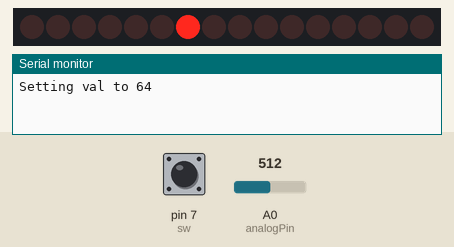
Recording of a sketch running on a simulated Arduino Uno, built with avr-gcc and run on an emulated ATmega328P. Parts: 16 shift-register outputs drawn as a row of LEDs (first output left, lit = HIGH), the last lines printed to the serial monitor. Wiring (inferred from the names in the program): 2 × shift register (74HC595): data pin 11; shift clock pin 13; latch pin 10. Wiring (inferred from the signals the program sends): row of LEDs: on Q0, Q1, Q2, Q3, Q4, Q5, Q6, Q7, Q8, Q9, Q10, Q11, Q12, Q13, Q14, Q15. Inputs (shaded band) come from the test bench; at power-on: A0 (analogPin) = 512, pin 7 (sw) HIGH.

Above: at 3.2 s.
3.3 s: A0 (analogPin) set to 716
At 3.6 s:
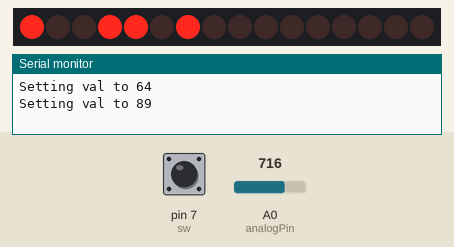
6.3 s: A0 (analogPin) set to 900
At 7.1 s:
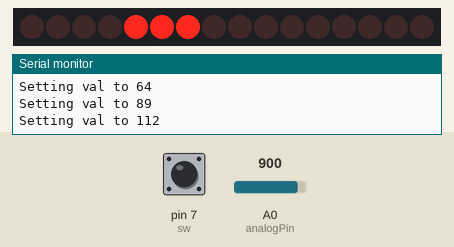
7.8 s: pin 7 (sw) pulsed LOW 5 times (0.12 s each, 0.3 s apart)
At 9.6 s:
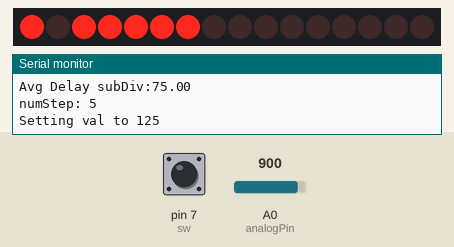
10.8 s: pin 7 (sw) pulled LOW for 1 s
At 11.5 s:
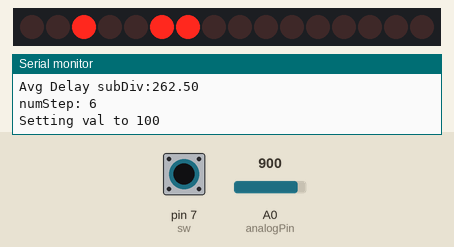
Timing chart, 0 to 13.8 s (numbered marks = the images above; inputs shaded):
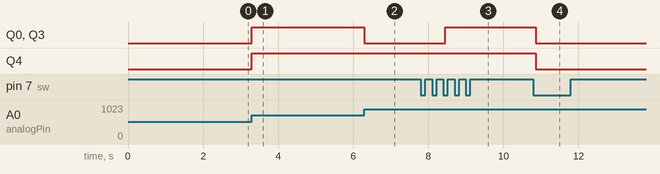

Measured:
- after the input at 3.3 s, Q0, Q3, Q4: LOW → HIGH at once
- after the input at 6.3 s, Q0, Q3: HIGH → LOW at once
- after the input at 7.8 s, Q0, Q3: LOW → HIGH after 0.66 s
- after the input at 10.8 s, Q0, Q3, Q4: HIGH → LOW after 0.06 s

The sketch:

attiny_digipot.ino
```cpp
/*
  byte CS = 1;
  byte dataPin  = 2;
  byte clockPin  = 0;
  byte analogPin  = 3;
  byte sw = 7;
*/

byte CS = 10;
byte dataPin  = 11;
byte clockPin  = 13;

#define analogPin A0        ///>  Set Analog Read Potentiometer pin
#define sdPin A1            ///>  Set Sub Div analog read pin
byte sw = 7;                ///>  Set swtich input pin

void setup() {
  pinMode(CS, OUTPUT);
  pinMode(dataPin, OUTPUT);
  pinMode(clockPin, OUTPUT);
  pinMode(analogPin, INPUT);
  pinMode(sw, INPUT);

  digitalWrite(sw, HIGH);

  delay(200);
  Serial.begin(9600);
  delay(200);
}

int lastVal = 0;
bool hasChanged = false;

/*
   0: Timer Pot
   1: Tap Switch
*/
byte lastAccess = 0;

unsigned int db = 100;
unsigned long dbTime = millis();

unsigned long pressMillis = millis();
byte cnt = 0;
byte numStep = 0;
unsigned long mArr[2] = {0, 0};
unsigned long lastMillis = millis();
unsigned long maxReadTime = 4000;

//unsigned int minMillis = 60000 / maxBPM;
//unsigned int maxMillis = 60000 / minBPM;

unsigned int minMillis = 57;
unsigned int maxMillis = 1000;

bool cntHasReset = true;
float avgMillis = 0;

float divisions[] = {1, 0.5, 0.25, 0.6666667, 0.333333};
int subDivisions[6] = {0, 204, 408, 612, 816, 1024};
byte currentDiv = 2;

bool swReset = false;

int val = 0;        ///>  Value to be send to digital potentiometer


int subDiv = 0;

void loop() {

  val = analogRead(analogPin);
  val = map(val, 0, 1024, 0, 128);

  potHasChanged(val);

  if (switchPressed()) {
    Serial.println("Sw pressed");
    if (numStep == 0) {
      Serial.println("num0");
      lastMillis = millis();
      numStep++;
    } else if (numStep == 1) {
      Serial.println("num1");
      mArr[cnt] = millis() - lastMillis;
      cycleCount();
      lastMillis = millis();
      numStep++;
    } else if (numStep >= 2) {
      float tempMillis = 0;
      Serial.println("num>=2");
      hasChanged = true;
      mArr[cnt] = millis() - lastMillis;
      for (byte i = 0; i < 2; i++) {
        tempMillis += mArr[i];
      }
      avgMillis = (tempMillis / 2);
      Serial.print("Avg Delay:");
      Serial.println(avgMillis);

      avgMillis *= divisions[currentDiv];

      float prob = (((maxMillis - avgMillis) * 1.0) / (maxMillis - minMillis));
      prob = constrain(prob, 0, 1);
      val = 128.0 * prob;

      cycleCount();
      lastMillis = millis();
      numStep++;
      Serial.print("Proportion:" );
      Serial.println(prob);
      Serial.print("Val:");
      Serial.println(val);
      Serial.print("Avg Delay subDiv:");
      Serial.println(avgMillis);
      Serial.print("numStep: ");
      Serial.println(numStep);

    }
    cntHasReset = false;
  }

  // Reset counter after 4 seconds of no switch press
  if (!cntHasReset) {
    if (millis() - lastMillis > maxReadTime) {
      cnt = 0;
      numStep = 0;
      avgMillis = 0;
      cntHasReset = true;
      Serial.println("Reset");
    }
  }

  if (hasChanged) {
    digitalWrite (CS, LOW);
    shiftOut (dataPin, clockPin, MSBFIRST, highByte (val) );
    shiftOut (dataPin, clockPin, MSBFIRST, lowByte (val) );
    digitalWrite (CS, HIGH);
    hasChanged =  false;

    Serial.print("Setting val to ");
    Serial.println(val);
  }


}

bool switchPressed() {
  if (swReset && digitalRead(sw) == HIGH && millis() - dbTime > db) {
    swReset = false;
    dbTime = millis();
  }
  if (digitalRead(sw) == LOW && millis() - dbTime > db && !swReset) {
    swReset = true;
    dbTime = millis();
    return true;
  }
  return false;
}

void readSubDivisonPin () {
  subDiv = analogRead(sdPin);

}

bool potHasChanged(byte inVal) {
  if (val != lastVal) {
    hasChanged = true;
    lastVal = val;
    lastAccess = 0;
    return true;
  }
  return false;
}

void cycleCount() {
  cnt++;
  if (cnt > 1) cnt = 0;
}
```
